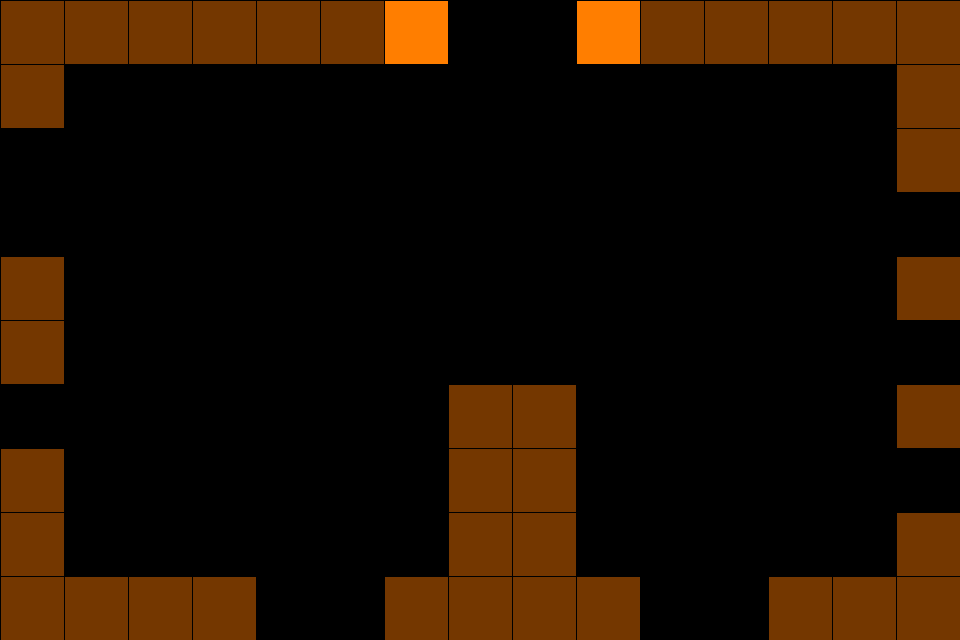

The image is a tile-based game level rendered from a .tmx file. Its description and complete source (layers, tilesets, objects, tile grids) follow:
An orthogonal 15x20 tile map with 64x32 px tiles, 1 tile layer (Tile Layer 1) and 17 objects (2x Cook, CookStart).

<map version="1.9" tiledversion="1.9.2" orientation="orthogonal" renderorder="right-down" width="15" height="20" tilewidth="64" tileheight="32" infinite="0" nextlayerid="3" nextobjectid="32">
 <tileset firstgid="1" source="Stations.tsx" />
 <layer id="1" name="Tile Layer 1" width="15" height="20">
  <data encoding="csv">
0,0,0,0,0,0,0,0,0,0,0,0,0,0,0,
7,7,7,7,7,7,6,0,0,6,7,7,7,7,7,
0,0,0,0,0,0,0,0,0,0,0,0,0,0,0,
7,0,0,0,0,0,0,0,0,0,0,0,0,0,7,
0,0,0,0,0,0,0,0,0,0,0,0,0,0,0,
0,0,0,0,0,0,0,0,0,0,0,0,0,0,7,
0,0,0,0,0,0,0,0,0,0,0,0,0,0,0,
0,0,0,0,0,0,0,0,0,0,0,0,0,0,0,
0,0,0,0,0,0,0,0,0,0,0,0,0,0,0,
7,0,0,0,0,0,0,0,0,0,0,0,0,0,7,
0,0,0,0,0,0,0,0,0,0,0,0,0,0,0,
7,0,0,0,0,0,0,0,0,0,0,0,0,0,0,
0,0,0,0,0,0,0,0,0,0,0,0,0,0,0,
0,0,0,0,0,0,0,7,7,0,0,0,0,0,7,
0,0,0,0,0,0,0,0,0,0,0,0,0,0,0,
7,0,0,0,0,0,0,7,7,0,0,0,0,0,0,
0,0,0,0,0,0,0,0,0,0,0,0,0,0,0,
7,0,0,0,0,0,0,7,7,0,0,0,0,0,7,
0,0,0,0,0,0,0,0,0,0,0,0,0,0,0,
7,7,7,7,0,0,7,7,7,7,0,0,7,7,7
</data>
 </layer>
 <objectgroup id="2" name="Objects">
  <object id="14" name="CookStart" x="128" y="288" width="64" height="64" />
  <object id="14" name="Cook" x="256" y="288" width="64" height="64" />
  <object id="32" name="Cook" x="580" y="258" width="42.5" height="20" />
  <object id="15" x="0" y="0">
   <polygon points="0,0 448,0 448,64 0,64" />
  </object>
  <object id="16" x="0" y="64">
   <polygon points="0,0 0,64 64,64 64,0" />
  </object>
  <object id="17" x="0" y="256">
   <polygon points="0,0 0,128 64,128 64,0" />
  </object>
  <object id="19" x="0" y="448">
   <polygon points="0,0 0,192 64,192 64,0" />
  </object>
  <object id="20" x="64" y="576">
   <polygon points="0,0 192,0 192,64 0,64" />
  </object>
  <object id="21" x="384" y="576">
   <polygon points="0,0 64,0 64,64 0,64" />
  </object>
  <object id="22" x="448" y="416">
   <polygon points="0,0 0,-32 0,224 128,224 128,-32 0,-32" />
  </object>
  <object id="25" x="576" y="576">
   <polygon points="0,0 64,0 64,64 0,64" />
  </object>
  <object id="26" x="768" y="576">
   <polygon points="0,0 0,64 192,64 192,0" />
  </object>
  <object id="27" x="896" y="512">
   <polygon points="0,0 0,64 64,64 64,0" />
  </object>
  <object id="28" x="896" y="384">
   <polygon points="0,0 0,64 64,64 64,0" />
  </object>
  <object id="29" x="896" y="256">
   <polygon points="0,0 0,64 64,64 64,0" />
  </object>
  <object id="30" x="576" y="0">
   <polygon points="0,0 0,64 384,64 384,0" />
  </object>
  <object id="31" x="896" y="64">
   <polygon points="0,0 0,128 64,128 64,0" />
  </object>
 </objectgroup>
</map>
